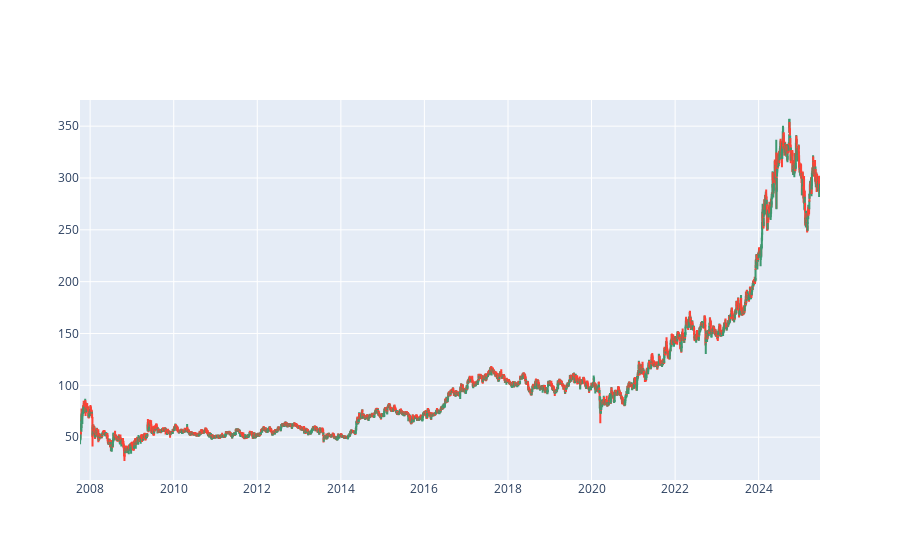

Notebook cell for this chart:
### Code cell
# Candlesticks 
import plotly.graph_objects as go

fig = go.Figure(data=[go.Candlestick(x = data01['Date'], open = data01['Open'], 
                                    high = data01['High'],
                                    low = data01['Low'], 
                                    close = data01['Close'])])
fig.update_layout(xaxis_rangeslider_visible=False)
fig.show()

### Figure 1 — Plotly figure (JSON) as saved in the notebook; plotly's stock layout.template omitted (floating-point values rounded to 4 significant figures; data arrays with more than 128 entries replaced by an {"elided": "..."} marker saying what was removed)
{"data": [{"close": {"elided": "4366 str values"}, "high": {"elided": "4366 str values"}, "low": {"elided": "4366 str values"}, "open": {"elided": "4366 str values"}, "type": "candlestick", "x": {"elided": "4366 str values"}}], "layout": {"xaxis": {"rangeslider": {"visible": false}}}}
